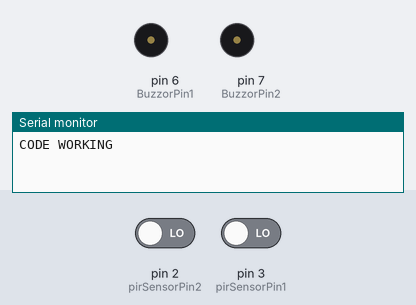
The sketch below on a simulated Arduino Uno, built with avr-gcc and run on an emulated ATmega328P. On the bench: buzzer (waves = sounding, pin HIGH), the last lines printed to the serial monitor. The test bench sets the inputs (shaded band); at power-on: pin 2 (pirSensorPin2) LOW, pin 3 (pirSensorPin1) LOW.

Above: at 1.2 s.
1.3 s: pin 2 (pirSensorPin2) driven HIGH
At 2.5 s:
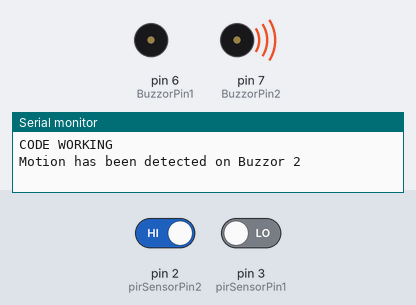
4.3 s: pin 3 (pirSensorPin1) driven HIGH
At 5.8 s:
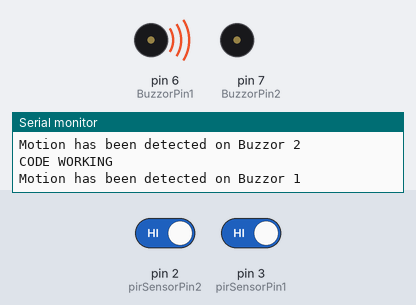
Timing chart, 0 to 7.5 s (numbered marks = the images above; inputs shaded):
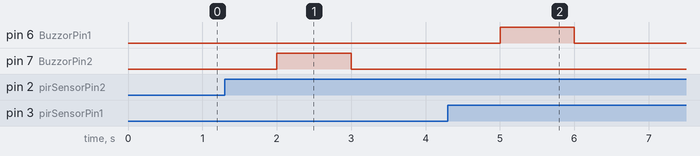

Measured:
- after the input at 1.3 s, pin 7 (BuzzorPin2): LOW → HIGH after 0.70 s, → LOW 1.0 s later
- after the input at 4.3 s, pin 6 (BuzzorPin1): LOW → HIGH after 0.70 s, → LOW 1.0 s later

The sketch:

315.ino
```cpp
const int pirSensorPin1 = 3;
const int pirSensorPin2 = 2;
const int BuzzorPin1 = 6;
const int BuzzorPin2 = 7;

volatile bool motionDetected1 = false;
volatile bool motionDetected2 = false;

void setup() {
  pinMode(pirSensorPin1, INPUT);
  pinMode(pirSensorPin2, INPUT);
  pinMode(BuzzorPin1, OUTPUT);
  pinMode(BuzzorPin2, OUTPUT);
  Serial.begin(9600);

  attachInterrupt(digitalPinToInterrupt(pirSensorPin1), PirSensor1ISR, RISING);
  attachInterrupt(digitalPinToInterrupt(pirSensorPin2), PirSensor2ISR, RISING);
}

void loop() {
  if (motionDetected1) {
    digitalWrite(BuzzorPin1, HIGH);
    Serial.println("Motion has been detected on Buzzor 1");
    delay(1000);
    digitalWrite(BuzzorPin1, LOW);
    motionDetected1 = false;
  }

  if (motionDetected2) {
    digitalWrite(BuzzorPin2, HIGH);
    Serial.println("Motion has been detected on Buzzor 2");
    delay(1000);
    digitalWrite(BuzzorPin2, LOW);
    motionDetected2 = false;
  }

  Serial.println("CODE WORKING");
  delay(2000);
}

void PirSensor1ISR() {
  motionDetected1 = true;
}

void PirSensor2ISR() {
  motionDetected2 = true;
}
```
